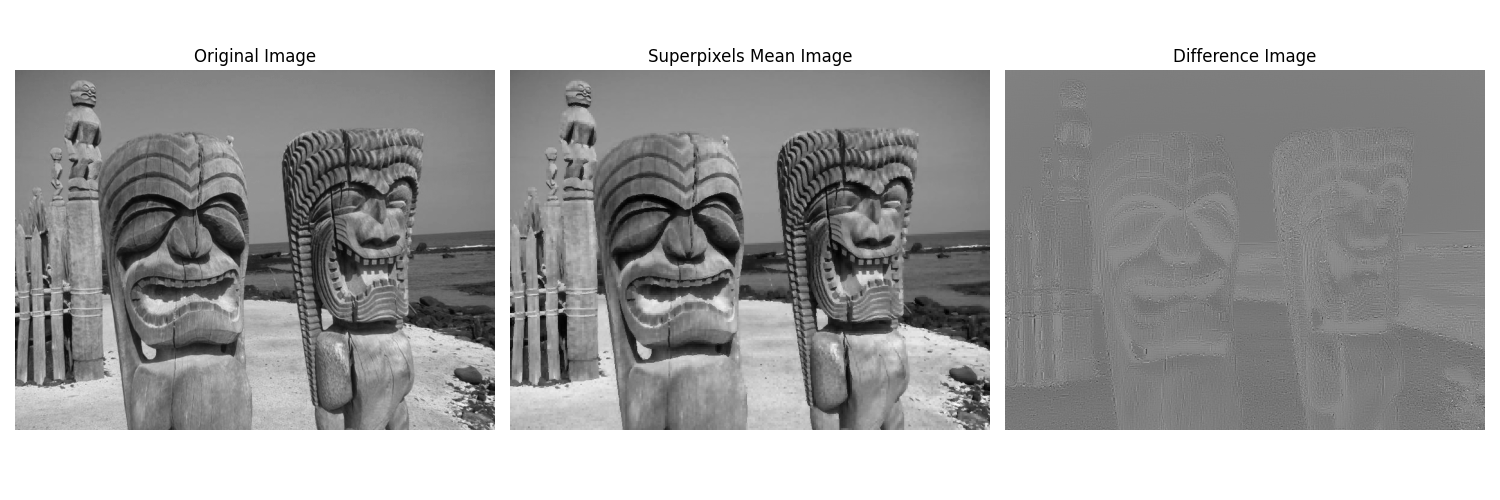

Generate this figure with Python:

import sys
import os
import numpy as np
import matplotlib.pyplot as plt
from skimage.io import imread
from skimage import img_as_float
from scipy.ndimage import mean
from General.superpixels import superpixels
from libDIPUM.data_path import dip_data

def mat2gray(img):
    min_v = img.min()
    max_v = img.max()
    if max_v - min_v < 1e-10:
        return np.zeros_like(img)
    return (img - min_v) / (max_v - min_v)

# Data
image_path = dip_data('totem-poles.tif')
f_raw = imread(image_path)
f = img_as_float(f_raw)

# Get superpixel labels
print("Computing superpixels (N=40000)...")
L, NL = superpixels(f, 40000)

# Replace each superpixel by its average value
print("Computing means...")
if f.ndim == 3:
    fSP = np.zeros_like(f)
    for c in range(f.shape[2]):
         means = mean(f[:,:,c], labels=L, index=np.arange(1, NL+1))
         mapping = np.zeros(NL + 1)
         mapping[1:] = means
         fSP[:,:,c] = mapping[L]
else:
    means = mean(f, labels=L, index=np.arange(1, NL+1))
    mapping = np.zeros(NL + 1)
    mapping[1:] = means
    fSP = mapping[L]

fSP = mat2gray(fSP)

# Difference image
diff = mat2gray(f - fSP)

# Display
fig, axes = plt.subplots(1, 3, figsize=(15, 5))

cmap = 'gray' if f.ndim == 2 else None

axes[0].imshow(f, cmap=cmap)
axes[0].set_title('Original Image')
axes[0].axis('off')

axes[1].imshow(fSP, cmap=cmap)
axes[1].set_title('Superpixels Mean Image')
axes[1].axis('off')

axes[2].imshow(diff, cmap=cmap)
axes[2].set_title('Difference Image')
axes[2].axis('off')

plt.tight_layout()
plt.savefig('Figure1051.png')
print("Saved Figure1051.png")
plt.show()
